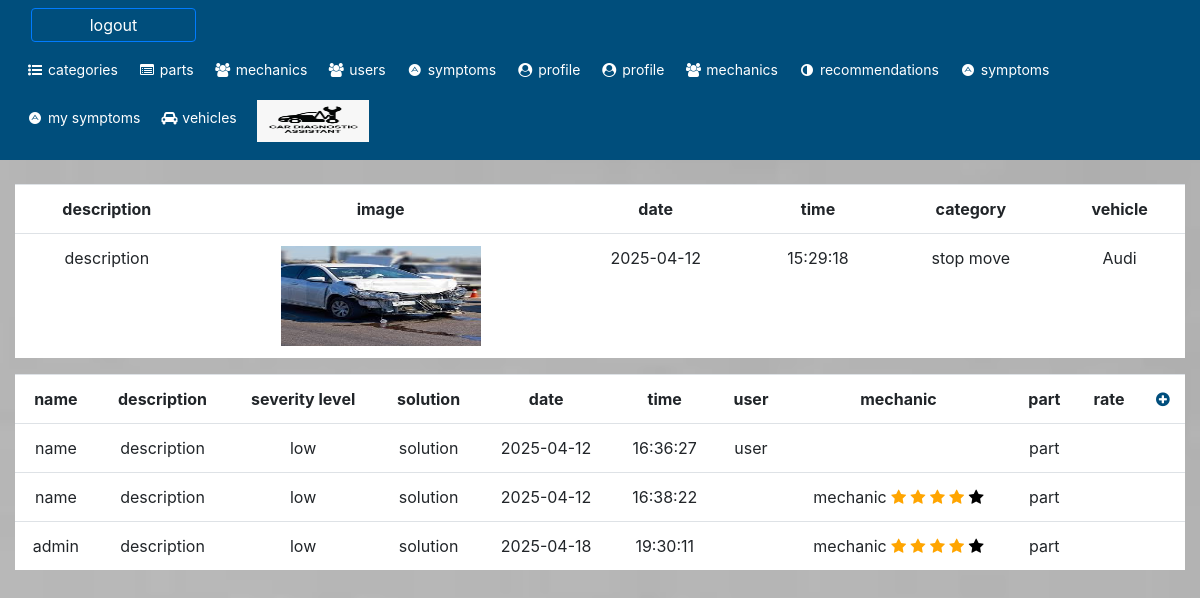
The app's page /symptom.php?id=4 with its own data.
### tables this page shows
CREATE TABLE `symptoms` (
  `id` int(11) NOT NULL,
  `description` text NOT NULL,
  `image` text DEFAULT NULL,
  `date` date NOT NULL,
  `time` time NOT NULL,
  `type` int(11) NOT NULL,
  `category_id` int(11) NOT NULL,
  `user_id` int(11) NOT NULL,
  `vehicle_id` int(11) NOT NULL
);

CREATE TABLE `categories` (
  `id` int(11) NOT NULL,
  `name` varchar(255) NOT NULL
);

CREATE TABLE `vehicles` (
  `id` int(11) NOT NULL,
  `name` varchar(255) NOT NULL,
  `model` varchar(255) NOT NULL,
  `user_id` int(11) NOT NULL
);

CREATE TABLE `issues` (
  `id` int(11) NOT NULL,
  `name` varchar(255) NOT NULL,
  `description` text NOT NULL,
  `severity_level` int(11) NOT NULL,
  `solution` text NOT NULL,
  `date` date NOT NULL,
  `time` time NOT NULL,
  `symptom_id` int(11) NOT NULL,
  `user_id` int(11) DEFAULT NULL,
  `mechanic_id` int(11) DEFAULT NULL,
  `part_id` int(11) DEFAULT NULL
);

CREATE TABLE `users` (
  `id` int(11) NOT NULL,
  `name` varchar(255) NOT NULL,
  `email` varchar(255) NOT NULL,
  `password` varchar(255) NOT NULL,
  `phone` varchar(255) NOT NULL,
  `city_id` int(11) NOT NULL
);

CREATE TABLE `parts` (
  `id` int(11) NOT NULL,
  `name` varchar(255) NOT NULL,
  `price` int(11) NOT NULL,
  `availability` int(11) NOT NULL
);

CREATE TABLE `mechanics` (
  `id` int(11) NOT NULL,
  `name` varchar(255) NOT NULL,
  `email` varchar(255) NOT NULL,
  `password` varchar(255) NOT NULL,
  `phone` varchar(255) NOT NULL,
  `address` text NOT NULL,
  `services` text NOT NULL,
  `city_id` int(11) NOT NULL
);

### web/symptom.php (the view, shortened to what this page needs)
<?php
include("conn.php");
$symptom_id = $_GET['id'];
$sql = "SELECT * FROM symptoms WHERE id = $symptom_id";
$query = mysqli_query($db, $sql);
$sql_issues = "SELECT * FROM issues WHERE symptom_id = $symptom_id";
$query_issues = mysqli_query($db, $sql_issues);
?>
<!DOCTYPE html>
<html lang="en">
<head>
    <link rel="stylesheet" href="https://maxcdn.bootstrapcdn.com/bootstrap/4.5.2/css/bootstrap.min.css">
    <link rel="stylesheet" href="https://cdnjs.cloudflare.com/ajax/libs/font-awesome/4.7.0/css/font-awesome.min.css">
</head>
<body dir="ltr" class="background" style="background-image: url('images/bg.jpeg');background-size: cover;background-repeat: no-repeat;height:100vh">
    <?php
    include('header.php');
    ?>
    <br />
    <div class="row justify-content-center " style="margin: auto">
        <div class="col-12">
            <table style="background: white;width: 100%;text-align: center;direction: ltr;" class="table">
                <tr>
                    <th>
                        description
                    </th>
                    <th>
                        image
                    </th>
                    <th>
                        date
                    </th>
                    <th>
                        time
                    </th>
                    <th>
                        category
                    </th>
                    <th>
                        vehicle
                    </th>
                </tr>
                <?php
                foreach ($query as $row) {
                    $category_id = $row['category_id'];
                    $sql_category = "SELECT * FROM categories WHERE id = $category_id";
                    $query_category = mysqli_query($db, $sql_category);
                    foreach ($query_category as $row_category) {
                        $category = $row_category['name'];
                    }
                    $vehicle_id = $row['vehicle_id'];
                    $sql_vehicle = "SELECT * FROM vehicles WHERE id = $vehicle_id";
                    $query_vehicle = mysqli_query($db, $sql_vehicle);
                    foreach ($query_vehicle as $row_vehicle) {
                        $vehicle = $row_vehicle['name'];
                    }
                ?>
                    <tr>
                        <td><?= $row['description']; ?></td>
                        <td><img src="images/<?= $row['image']; ?>" width="200" height="100"></td>
                        <td><?= $row['date']; ?> </td>
                        <td><?= $row['time']; ?> </td>
                        <td><?= $category; ?> </td>
                        <td><?= $vehicle; ?> </td>
                    </tr>
                <?php
                }
                ?>
            </table>
        </div>
    </div>
    <div class="row justify-content-center " style="margin: auto">
        <div class="col-12">
            <table style="background: white;width: 100%;text-align: center;direction: ltr;" class="table">
                <tr>
                    <th>
                        name
                    </th>
                    <th>
                        description
                    </th>
                    <th>
                        severity level
                    </th>
                    <th>
                        solution
                    </th>
                    <th>
                        date
                    </th>
                    <th>
                        time
                    </th>
                    <th>
                        user
                    </th>
                    <th>
                        mechanic
                    </th>
                    <th>
                        part
                    </th>
                    <th>
                        rate
                    </th>
                    <th>
                        <a href="add_issue.php?symptom_id=<?= $symptom_id; ?>"><i style="color:#004E7C;" class="fa fa-plus-circle"></i></a>
                    </th>
                </tr>
                <?php
                foreach ($query_issues as $row) {
                    $part_id = $row['part_id'];
                    $sql_part = "SELECT * FROM parts WHERE id = $part_id";
                    $query_part = mysqli_query($db, $sql_part);
                    foreach ($query_part as $row_part) {
                        $part = $row_part['name'];
                    }
                    $mechanic_id = $row['mechanic_id'];
                    if (!is_null($mechanic_id)) {
                        $sql_mechanic = "SELECT * FROM mechanics WHERE id = $mechanic_id";
                        $query_mechanic = mysqli_query($db, $sql_mechanic);
                        foreach ($query_mechanic as $row_mechanic) {
                            $mechanic = $row_mechanic['name'];
                        }
                        $sql_rating = "SELECT avg(rate) AS R FROM rates WHERE mechanic_id = $mechanic_id";
                        $query_rating = mysqli_query($db, $sql_rating);
                        foreach ($query_rating as $row_rating) {
                            $rating = $row_rating['R'];
                        }
                        $rating = round($rating);
                    } else {
                        $mechanic = "";
                        $rating = 0;
                    }
                    $user_id = $row['user_id'];
                    if (!is_null($user_id)) {
                        $sql_user = "SELECT * FROM users WHERE id = $user_id";
                        $query_user = mysqli_query($db, $sql_user);
                        foreach ($query_user as $row_user) {
                            $user = $row_user['name'];
                        }
                    } else {
                        $user = "";
                    }
                    $level = $row['severity_level'];
                    if ($level == 0) {
                        $severity_level = 'low';
                    }
                ?>
                    <tr>
                        <td><?= $row['name']; ?></td>
                        <td><?= $row['description']; ?></td>
                        <td><?= $severity_level; ?></td>
                        <td><?= $row['solution']; ?></td>
                        <td><?= $row['date']; ?></td>
                        <td><?= $row['time']; ?></td>
                        <td><?= $user; ?></td>
                        <td><?= $mechanic;
                        if($mechanic != ''){
                        ?>
                            <?php for ($i = 1; $i <= 5; $i++) {
                                if ($rating >= $i) {
                            ?>
                                    <i class="fa fa-star" style="color:orange;"></i>
                                <?php
                                } else {
                                ?>
                                    <i class="fa fa-star" style="color:black;"></i>
                            <?php
                                }}
                            }  ?>
                        </td>
                        <td><?= $part; ?></td>
                        <td>
                        </td>
                        <td></td>
                    </tr>
                <?php
                }
                ?>
            </table>
        </div>
    </div>
</body>
</html>

### web/header.php (style rules this page uses)
.row { margin-left: 0px !important; margin-right: 0px !important; }

### records on screen
symptoms: description "description", image (picture), date "2025-04-12", time "15:29:18", category.name "stop move", vehicle.name "Audi"
issues: name "name", description "description", severity_level "low", solution "solution", date "2025-04-12", time "16:36:27", user.name "user", part.name "part"
issues: name "name", description "description", severity_level "low", solution "solution", date "2025-04-12", time "16:38:22", mechanic.name "mechanic", part.name "part"
issues: name "admin", description "description", severity_level "low", solution "solution", date "2025-04-18", time "19:30:11", mechanic.name "mechanic", part.name "part"
